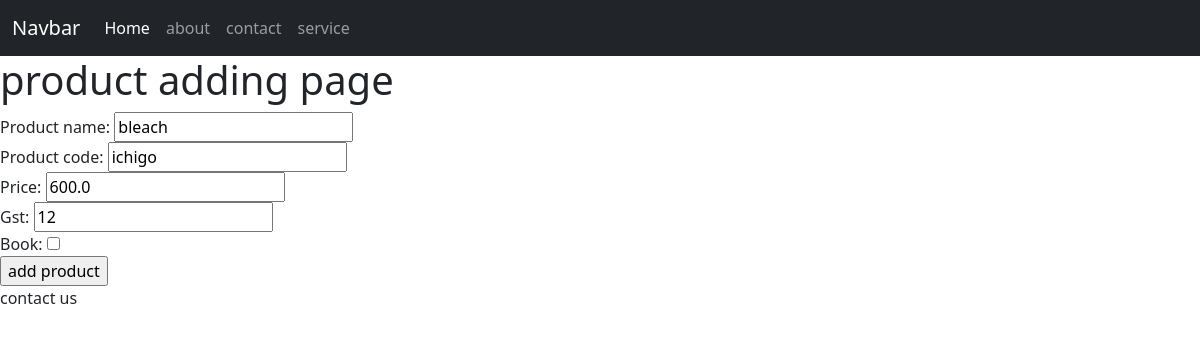
The app's page /inventory/products/update/5 with its own data.
### inventory/models.py (models this page shows, shortened)
class product(models.Model):
    product_name =models.CharField(max_length=100 , null=True)
    product_code =models.CharField(max_length=100 , null=True)
    price =models.FloatField(default=0)
    gst =models.IntegerField(default=0)
    book=models.BooleanField(default=False)

### inventory/views.py (the view)
# urls.py: path('products/update/<int:id>',productupdate,name='product_update'),
def productupdate(request, id):
     selected_product = product.objects.get(id = id)
     context = {
        'product_page' : product_form(instance=selected_product)
     }
     if request.method == 'POST':
         product_Form = product_form (request.POST,instance=selected_product)
         if product_Form.is_valid():
             product_Form.save()
             return redirect('/inventory/products/')
     return render(request,'productadd.html',context)

### inventory/forms.py
class product_form  (ModelForm):
    class Meta :
        model = product
        fields = '__all__'

### frontend/templates/productadd.html (shortened to what this page needs)
<!DOCTYPE html>
{% extends 'base.html' %}
    {% block content %}
        <h1> product adding page </h1>
        <form action="" method="POST">
            {{ product_page }}
            <input type="submit" value="add product">
        </form>
    {% endblock %}

### records on screen
product: product_name "bleach", product_code "ichigo", price "600.0", gst "12"
